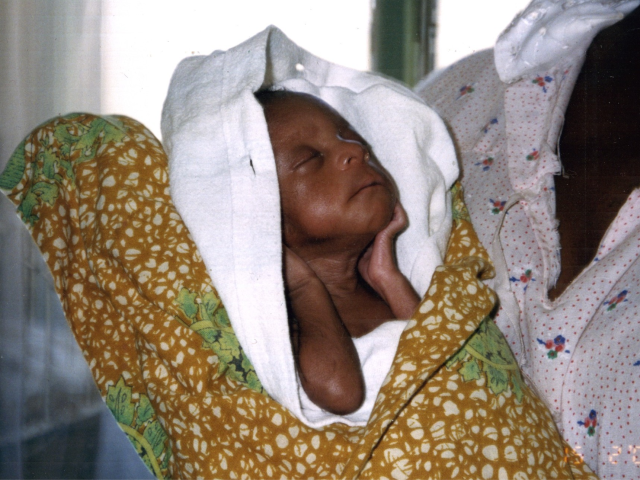
#> input picture images_original/H001.bmp, 640 x 480 px; its folder holds only this picture in this run
$ python mask_generate.py
#> lines starting #> are read from the running program, lines starting #| are printed output that depends on the picture
import os
import random
from PIL import Image

INPUT_FOLDER = "images_original/"

OUTPUT_FOLDER = "masks/"

IMAGE_WIDTH = 300
IMAGE_HEIGHT = 200
SQUARE_SIZE = 10

NUM_MASKS_TO_CREATE = 16

os.makedirs(OUTPUT_FOLDER, exist_ok=True)
source_files = [f for f in os.listdir(INPUT_FOLDER)
                    if f.lower().endswith(('.jpg', '.jpeg', '.png', '.bmp'))]

for i in range(NUM_MASKS_TO_CREATE):
    source_filename = random.choice(source_files)
    source_path = os.path.join(INPUT_FOLDER, source_filename)
    img = Image.open(source_path)
#> img is the input picture: PIL image 640x480 RGB; mean R, G, B 143.7, 131.7, 120.9

    img = img.resize((IMAGE_WIDTH, IMAGE_HEIGHT)).convert("RGB")
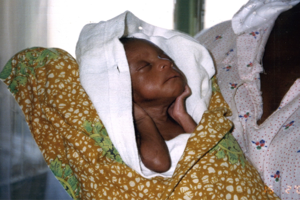
#> img: PIL image 300x200 RGB; mean R, G, B 143.7, 131.7, 120.9

    squares_list = []

    for y in range(0, IMAGE_HEIGHT, SQUARE_SIZE):  # 0, 10, 20, ... 190
        for x in range(0, IMAGE_WIDTH, SQUARE_SIZE): # 0, 10, 20, ... 290

            box = (x, y, x + SQUARE_SIZE, y + SQUARE_SIZE)
            square = img.crop(box)
            squares_list.append(square)
#> after the loop, squares_list = 600 items

    random.shuffle(squares_list)

    mask_image = Image.new("RGB", (IMAGE_WIDTH, IMAGE_HEIGHT))
#> mask_image: PIL image 300x200 RGB; every value is 0


    square_index = 0
    for y in range(0, IMAGE_HEIGHT, SQUARE_SIZE):
        for x in range(0, IMAGE_WIDTH, SQUARE_SIZE):
            paste_position = (x, y)
            mask_image.paste(squares_list[square_index], paste_position)
            square_index += 1
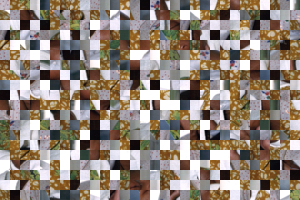
#> mask_image: PIL image 300x200 RGB; mean R, G, B 143.7, 131.7, 120.9
#> after the loop, square_index = 600

    mask_filename = f"mask_{i+1:02d}.jpg"
    mask_path = os.path.join(OUTPUT_FOLDER, mask_filename)
    mask_image.save(mask_path, "JPEG", quality=95)
